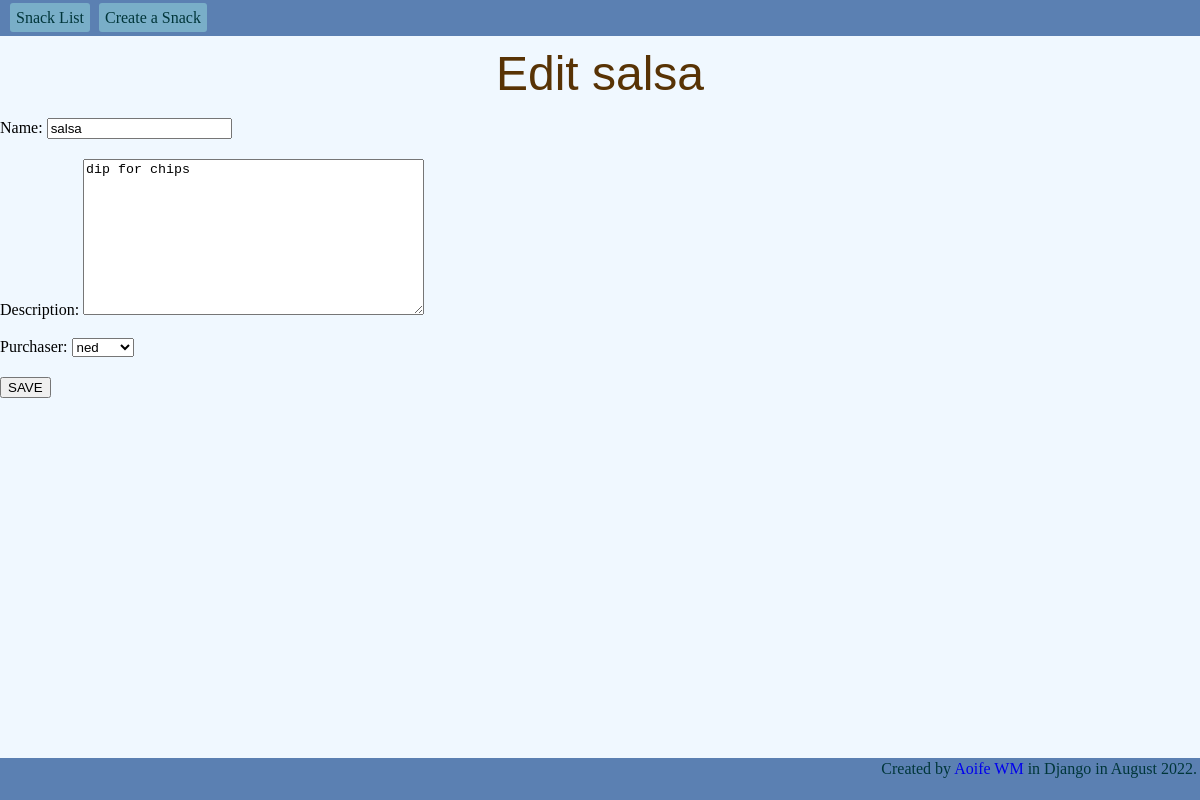
The page /5/update/ on the database its author committed.
### snacks/models.py (models this page shows, shortened)
class Snack(models.Model):
    name = models.CharField(max_length=64)
    description = models.TextField(default=" ")
    purchaser = models.ForeignKey(get_user_model(), on_delete=CASCADE)

### snacks/views.py (the view)
# urls.py: path('<int:pk>/update/', SnackUpdateView.as_view(), name='snack_update'),
class SnackUpdateView(UpdateView):
    template_name = 'snack-update.html'
    model = Snack
    fields = ['name', 'description', 'purchaser']

### templates/snack-update.html (shortened to what this page needs)
{% extends 'base.html' %}
{% block header %}
    <h1>Edit {{ snack.name }}</h1>
{% endblock header %}
{% block body %}
  <form action="" method="POST">
    {{ form.as_p }}
    <input type="submit" value="SAVE">
  </form>
{% endblock body %}

### static/base.css (style rules this page uses)
html, body { width: 100%; height: 100%; margin: 0; background-color: aliceblue; }
body p { margin-bottom: 20px; }
h1 { margin-top: 50px; margin-bottom: 20px; text-align: center; font-size: 3rem; font-family: "Arial Black", Arial, sans-serif; color: #583305; }

### rows shown on the page
Snack: name "salsa", description "dip for chips", purchaser "ned"
